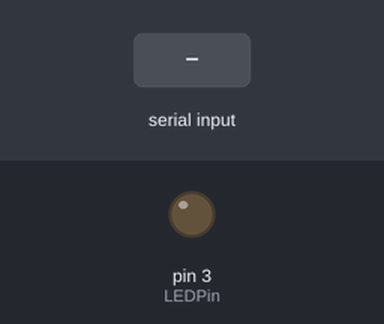
Recording of a sketch running on a simulated Arduino Uno, built with avr-gcc and run on an emulated ATmega328P. Shown: output pins drawn as LEDs (lit = HIGH). Inputs (shaded band) come from the test bench. What the sketch prints to the serial monitor is not drawn.

Above: at 1.2 s.
1.3 s: "90,45\n" received over Serial
At 2.1 s:
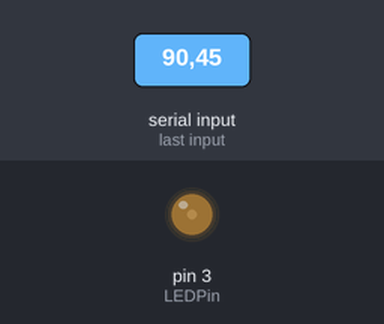
3.8 s: "30,150\n" received over Serial
At 4.5 s:
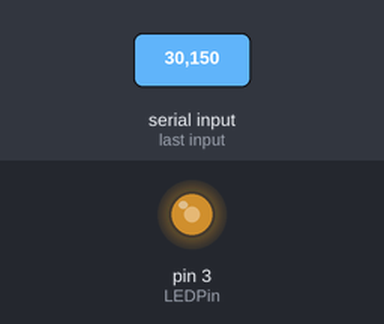
6.3 s: "200\n" received over Serial
At 7.1 s:
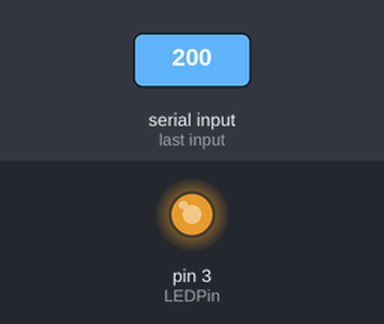
Timing chart, 0 to 9.3 s (numbered marks = the images above; inputs shaded):
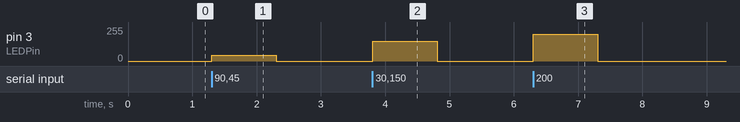

Measured:
- after the input at 1.3 s, pin 3 (LEDPin): 0/255 → 45/255 at once, → 0/255 1.0 s later
- after the input at 3.8 s, pin 3 (LEDPin): 0/255 → 150/255 at once, → 0/255 1.0 s later
- after the input at 6.3 s, pin 3 (LEDPin): 0/255 → 200/255 at once, → 0/255 1.0 s later

The sketch:

Transistor_LED.ino
```cpp
int LEDPin = 3;

void setup()
{
  pinMode(LEDPin, OUTPUT);
  Serial.begin(9600);
  while (! Serial);
  Serial.println("Speed 0 to 255");
}


void loop()
{
  if (Serial.available())
  {
    int brightness = Serial.parseInt();
    if (brightness >= 0 && brightness <= 255)
    {
      analogWrite(LEDPin, brightness);
    }
  }
}
```
